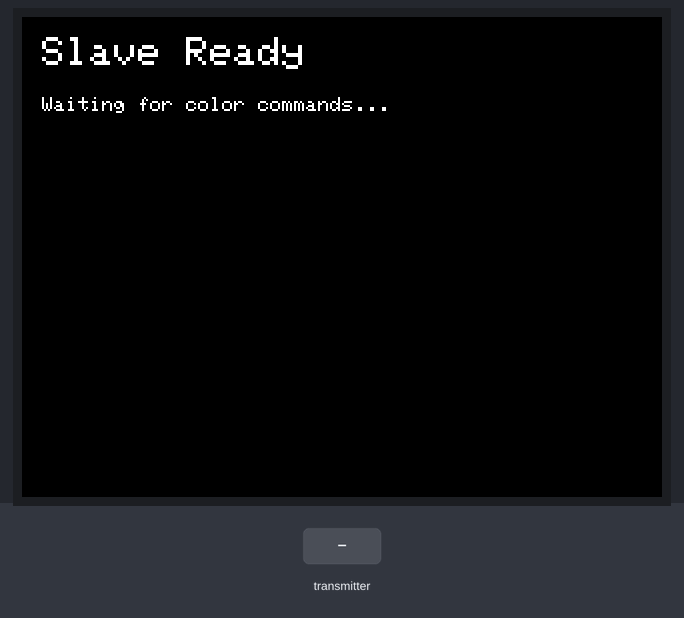
Simulated run of this sketch. Board: ESP32. Shown: 320×240 colour display. Inputs (shaded band) come from the test bench. What the sketch prints to the serial monitor is not drawn.

Above: at 1.4 s.
1.5 s: the transmitter starts sending command = COLOR
At 2.8 s:
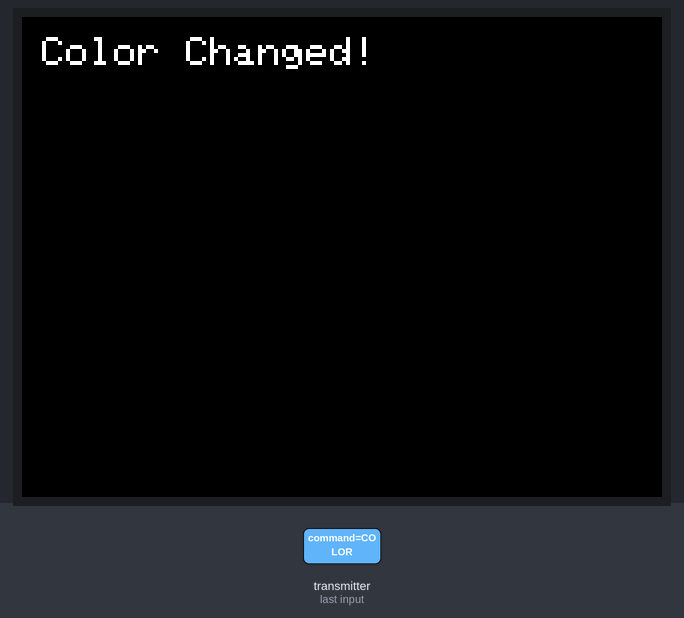
3.1 s: the transmitter starts sending color = 4095
At 4.2 s:
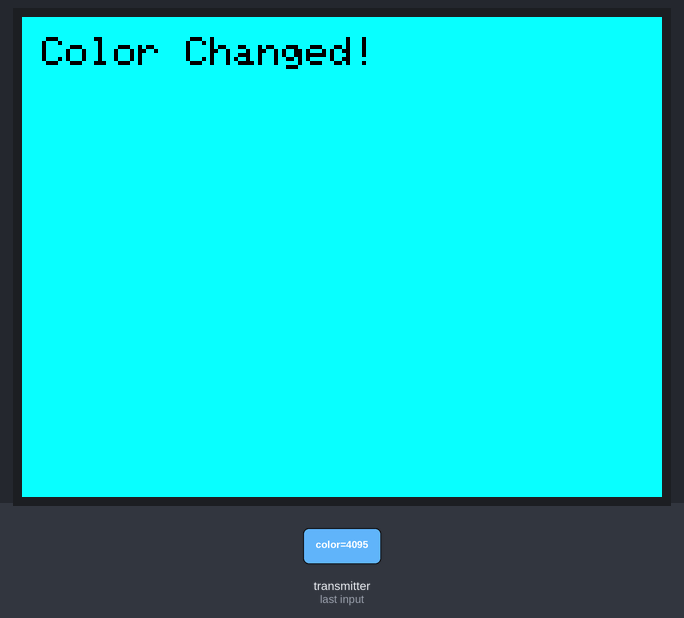
4.7 s: the transmitter starts sending color = 1024
At 5.4 s:
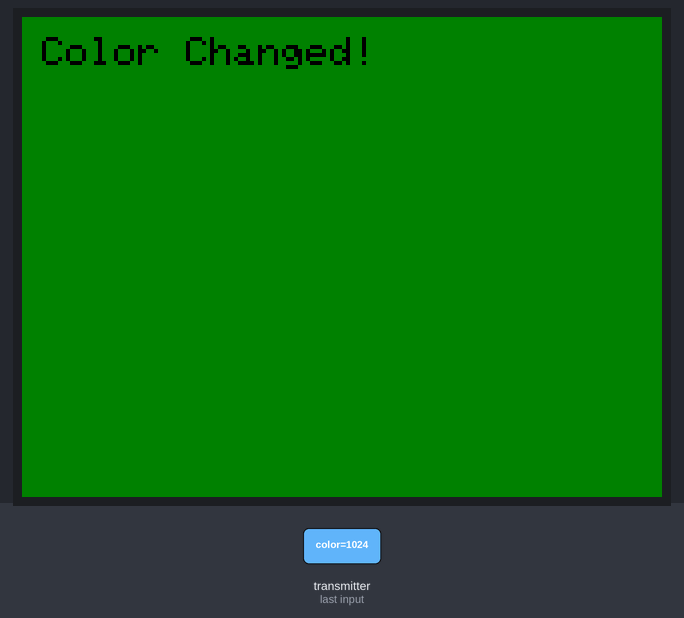
6.3 s: the transmitter starts sending color = 2048
At 7.6 s:
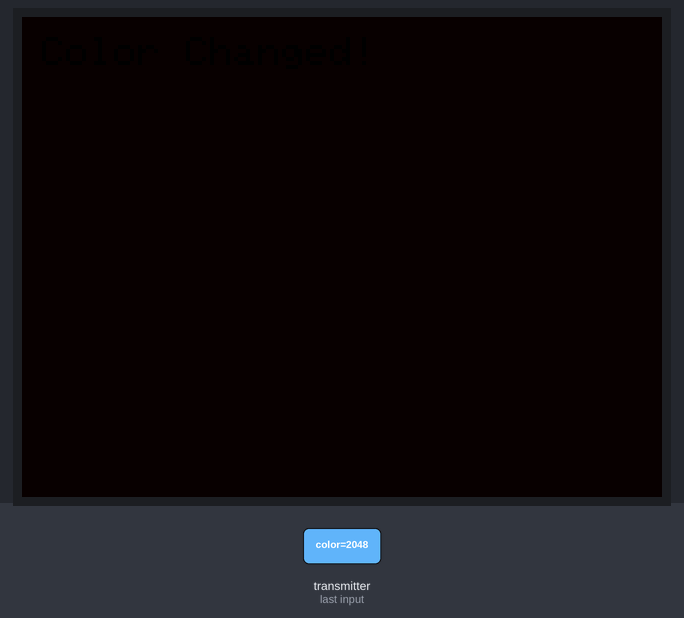
7.9 s: the transmitter starts sending color = 0
At 9.0 s:
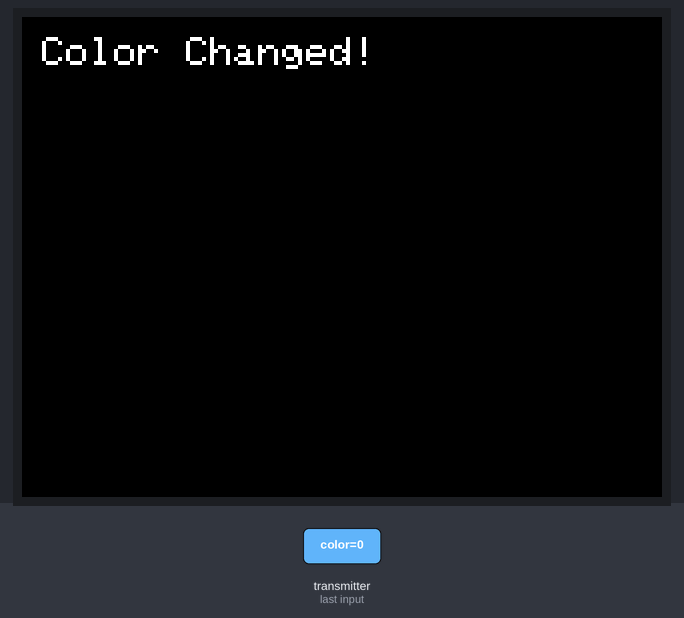
Timing chart, 0 to 10.5 s (numbered marks = the images above; inputs shaded):
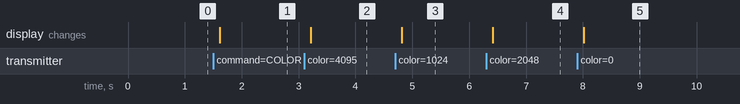

Measured:
- after the input at 1.5 s, the display: changes after 0.11 s (image 1)
- after the input at 3.1 s, the display: changes after 0.11 s (image 2)
- after the input at 4.7 s, the display: changes after 0.11 s (image 3)
- after the input at 6.3 s, the display: changes after 0.11 s (image 4)
- after the input at 7.9 s, the display: changes after 0.11 s (image 5)

The sketch:

ESPNow_Basic_Slave.ino
```cpp
/**
   ESPNOW - Basic communication - Slave
   Date: 26th September 2017
   Author: Arvind Ravulavaru <https://github.com/arvindr21>
   Purpose: ESPNow Communication between a Master ESP32 and a Slave ESP32
   Description: This sketch consists of the code for the Slave module.
   Resources: (A bit outdated)
   a. https://espressif.com/sites/default/files/documentation/esp-now_user_guide_en.pdf
   b. http://www.esploradores.com/practica-6-conexion-esp-now/

   << This Device Slave >>

   Flow: Master
   Step 1 : ESPNow Init on Master and set it in STA mode
   Step 2 : Start scanning for Slave ESP32 (we have added a prefix of `slave` to the SSID of slave for an easy setup)
   Step 3 : Once found, add Slave as peer
   Step 4 : Register for send callback
   Step 5 : Start Transmitting data from Master to Slave

   Flow: Slave
   Step 1 : ESPNow Init on Slave
   Step 2 : Update the SSID of Slave with a prefix of `slave`
   Step 3 : Set Slave in AP mode
   Step 4 : Register for receive callback and wait for data
   Step 5 : Once data arrives, print it in the serial monitor

   Note: Master and Slave have been defined to easily understand the setup.
         Based on the ESPNOW API, there is no concept of Master and Slave.
         Any devices can act as master or salve.
*/

#include <esp_now.h>
#include <WiFi.h>
#include <M5Core2.h>

#define CHANNEL 1

// Data structure for receiving commands
typedef struct struct_message {
  char command[32];
  uint16_t color;
} struct_message;

struct_message myData;

// Init ESP Now with fallback
void InitESPNow() {
  WiFi.disconnect();
  if (esp_now_init() == ESP_OK) {
    Serial.println("ESPNow Init Success");
  }
  else {
    Serial.println("ESPNow Init Failed");
    // Retry InitESPNow, add a counte and then restart?
    // InitESPNow();
    // or Simply Restart
    ESP.restart();
  }
}

// config AP SSID
void configDeviceAP() {
  const char *SSID = "Slave_1";
  bool result = WiFi.softAP(SSID, "Slave_1_Password", CHANNEL, 0);
  if (!result) {
    Serial.println("AP Config failed.");
  } else {
    Serial.println("AP Config Success. Broadcasting with AP: " + String(SSID));
    Serial.print("AP CHANNEL "); Serial.println(WiFi.channel());
  }
}

void setup() {
  M5.begin(true, false, true, true); // Init M5Core2
  Serial.begin(115200);

  // Initial screen setup
  M5.Lcd.fillScreen(BLACK);
  M5.Lcd.setTextSize(2);
  M5.Lcd.setTextColor(WHITE);
  M5.Lcd.setCursor(10, 10);
  M5.Lcd.println("Slave Ready");
  M5.Lcd.setTextSize(1);
  M5.Lcd.setCursor(10, 40);
  M5.Lcd.println("Waiting for color commands...");

  Serial.println("ESPNow/Basic/Slave Example");
  //Set device in AP mode to begin with
  WiFi.mode(WIFI_AP);
  // configure device AP mode
  configDeviceAP();
  // This is the mac address of the Slave in AP Mode
  Serial.print("AP MAC: "); Serial.println(WiFi.softAPmacAddress());
  // Init ESPNow with a fallback logic
  InitESPNow();
  // Once ESPNow is successfully Init, we will register for recv CB to
  // get recv packer info.
  esp_now_register_recv_cb(OnDataRecv);
}

// callback when data is recv from Master
void OnDataRecv(const uint8_t *mac_addr, const uint8_t *data, int data_len) {
  char macStr[18];
  snprintf(macStr, sizeof(macStr), "%02x:%02x:%02x:%02x:%02x:%02x",
           mac_addr[0], mac_addr[1], mac_addr[2], mac_addr[3], mac_addr[4], mac_addr[5]);
  Serial.print("Last Packet Recv from: "); Serial.println(macStr);

  // Copy data to structure
  memcpy(&myData, data, sizeof(myData));

  Serial.print("Command: "); Serial.println(myData.command);
  Serial.print("Color: 0x"); Serial.println(myData.color, HEX);

  // Process color command
  if (strcmp(myData.command, "COLOR") == 0) {
    // Change screen to the received color
    M5.Lcd.fillScreen(myData.color);

    // Add a small info label at the top
    M5.Lcd.setTextSize(2);

    // Choose contrasting text color based on background
    if (myData.color == TFT_BLACK || myData.color == TFT_BLUE ||
        myData.color == TFT_RED || myData.color == TFT_MAGENTA) {
      M5.Lcd.setTextColor(WHITE);
    } else {
      M5.Lcd.setTextColor(BLACK);
    }

    M5.Lcd.setCursor(10, 10);
    M5.Lcd.println("Color Changed!");

    Serial.println("Screen color changed successfully");
  }

  Serial.println("");
}

void loop() {
  M5.update(); // Update M5 state
  delay(10);
}
```
